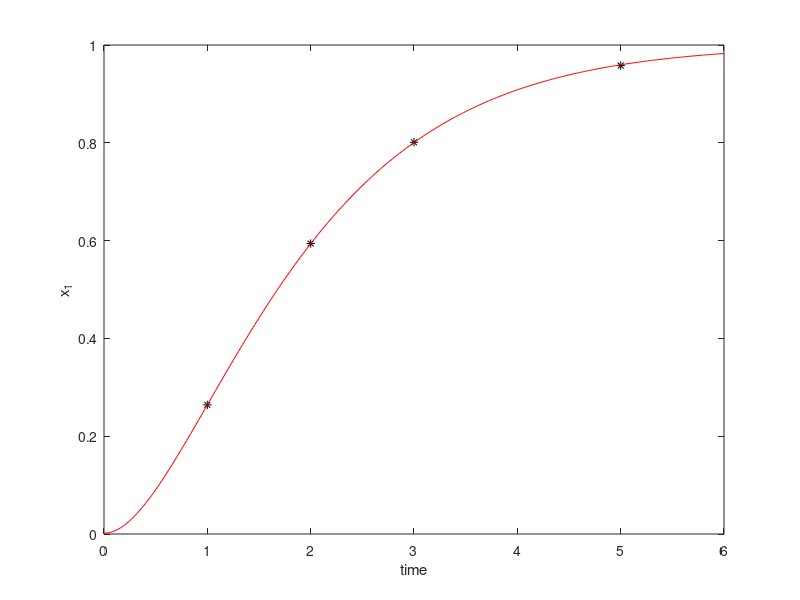

Source code (MATLAB): (Note: this script raises an error after producing the figure.)
load optimprofiles tplot uplot xplot
tm = [1;2;3;5]; 
xm = [0.264 0.594 0.801 0.958;
      NaN NaN NaN NaN]; 

% ploting
%..........................................................................
plot(tm,xm(1,:)','k*',tplot,xplot(:,1),'r-')
title('')
xlabel('time')
ylabel('x_1')
legend('x_{1,measured}','x_{1,estimated}',4)
axis tight
set(1,'PaperUnits','centimeters')
set(1,'PaperPosition',[3 10 11 8.25])

print -depsc x.eps
pause
close
%..........................................................................